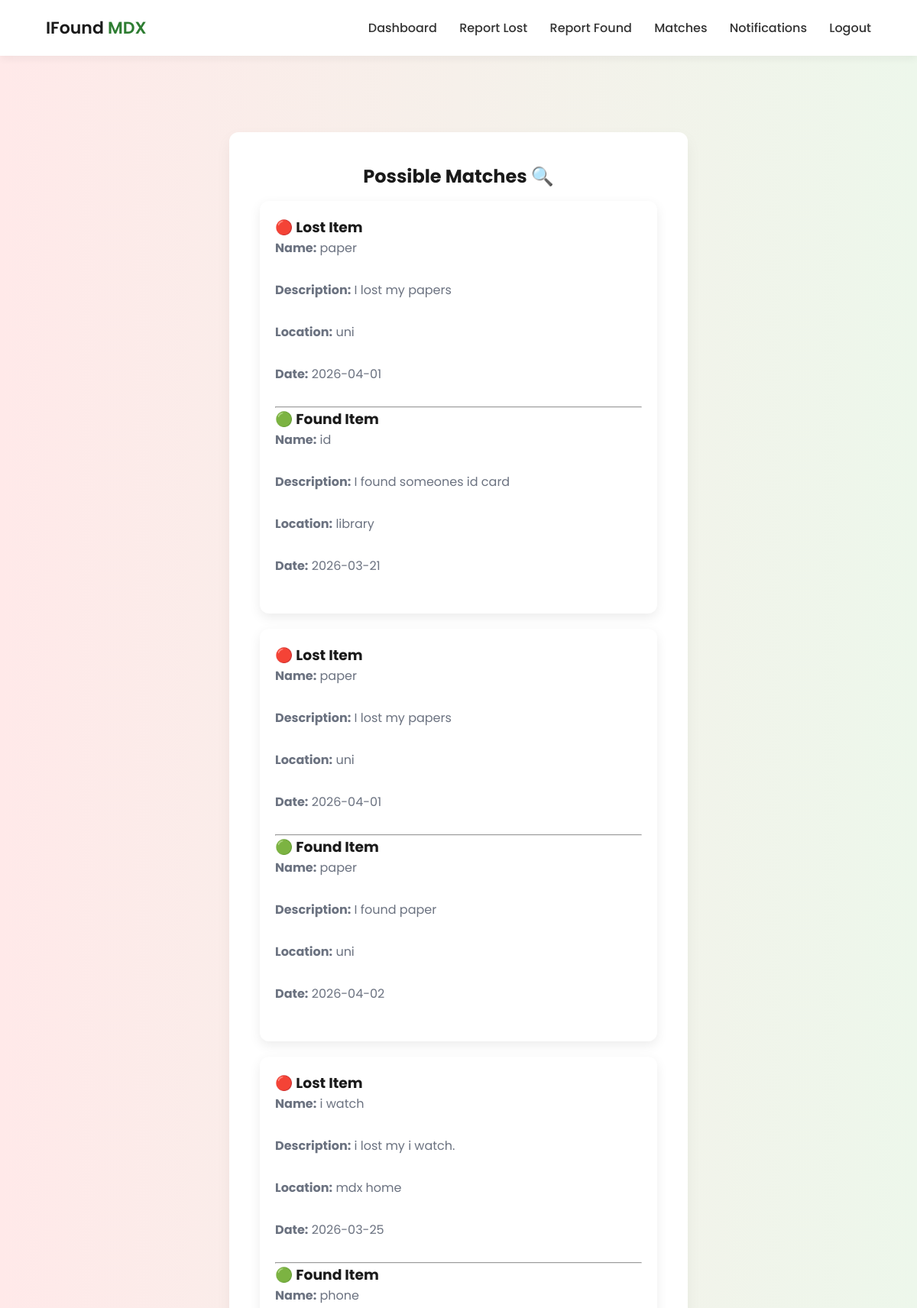
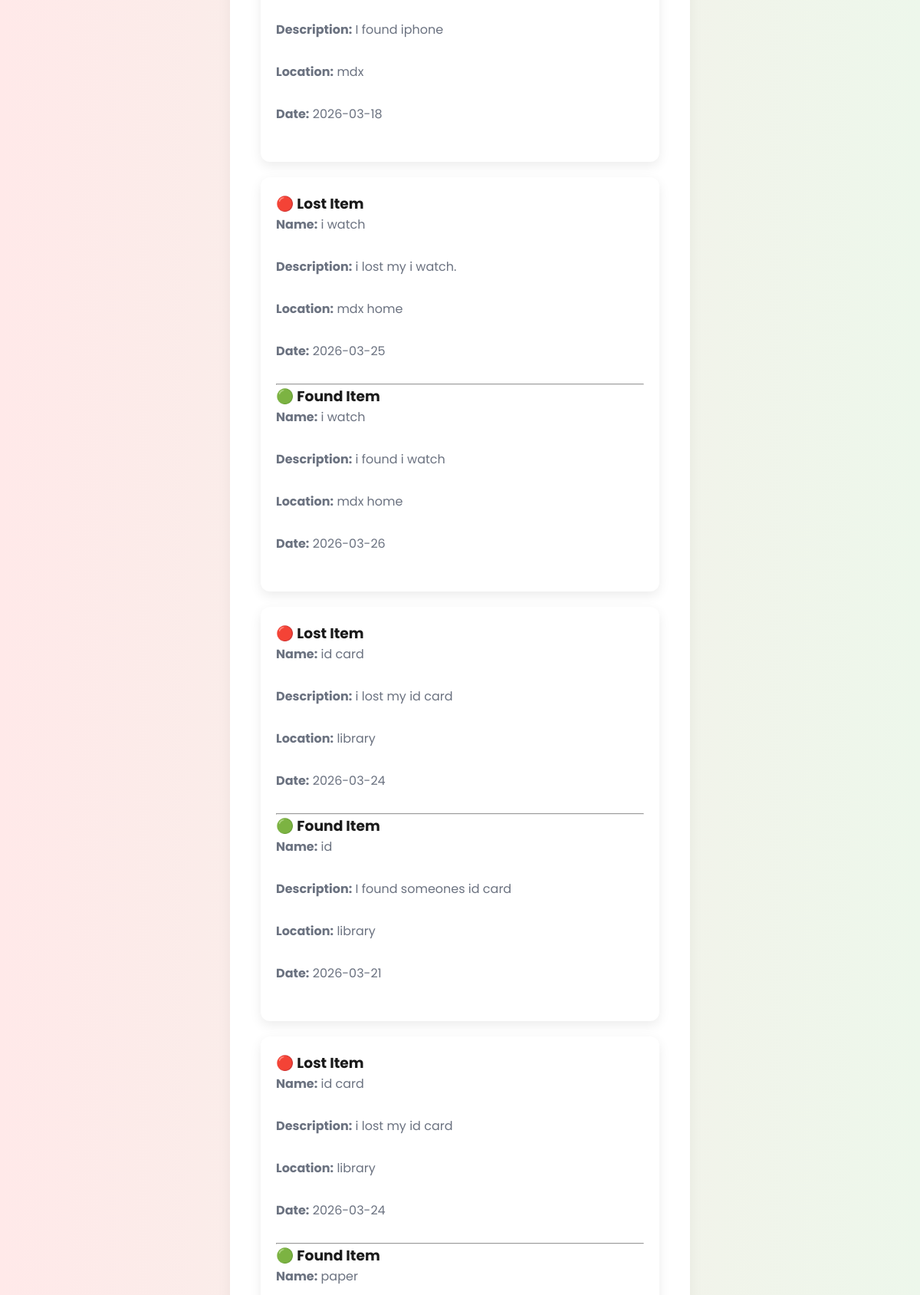
The page /matches.php (signed in, upper part) on the database its author committed (2 pictures, top to bottom).
### tables this page shows
CREATE TABLE `lost_items` (
  `lost_id` int(11) NOT NULL,
  `user_id` int(11) DEFAULT NULL,
  `item_name` varchar(100) DEFAULT NULL,
  `category` varchar(50) DEFAULT NULL,
  `description` text DEFAULT NULL,
  `location_lost` varchar(100) DEFAULT NULL,
  `date_lost` date DEFAULT NULL,
  `status` enum('open','matched','closed') DEFAULT 'open'
);

CREATE TABLE `found_items` (
  `found_id` int(11) NOT NULL,
  `user_id` int(11) DEFAULT NULL,
  `item_name` varchar(100) DEFAULT NULL,
  `category` varchar(50) DEFAULT NULL,
  `description` text DEFAULT NULL,
  `location_found` varchar(100) DEFAULT NULL,
  `date_found` date DEFAULT NULL,
  `status` enum('open','matched','closed') DEFAULT 'open'
);

### matches.php (the view, shortened to what this page needs)
<?php
require "config.php";
$user_id = $_SESSION["user_id"];
$sql = "
SELECT
    l.user_id AS lost_user,     -- owner of lost item
    f.user_id AS found_user,    -- owner of found item
    l.item_name AS lost_item,   -- lost item name
    l.description AS lost_desc,
    l.location_lost,
    l.date_lost,
    f.item_name AS found_item,  -- found item name
    f.description AS found_desc,
    f.location_found,
    f.date_found
FROM lost_items l
JOIN found_items f
ON l.category = f.category     -- basic matching condition (same category)
/* 🔹 Filter results:
   Only show matches related to current user
*/
WHERE l.user_id = '$user_id'
   OR f.user_id = '$user_id'
/* 🔹 Sort results (latest first) */
ORDER BY l.date_lost DESC
";
$result = mysqli_query($conn, $sql);
?>
<!DOCTYPE html>
<html lang="en">
<head>
<link rel="stylesheet" href="assets/style.css">
</head>
<body>
<div class="navbar">
    <div class="logo">IFound <span>MDX</span></div>
    <div class="nav-links">
        <a href="dashboard.php">Dashboard</a>
        <a href="report_lost.php">Report Lost</a>
        <a href="report_found.php">Report Found</a>
        <a href="matches.php">Matches</a>
        <a href="notifications.php">Notifications</a>
        <a href="logout.php">Logout</a>
    </div>
</div>
<div class="hero">
    <div class="dashboard-card">
        <h2>Possible Matches 🔍</h2>
        <?php if ($result && mysqli_num_rows($result) > 0) { ?>
            <?php while ($row = mysqli_fetch_assoc($result)) { ?>
                <div class="match-card">
                    <h3>🔴 Lost Item</h3>
                    <p><strong>Name:</strong> <?php echo $row["lost_item"]; ?></p>
                    <p><strong>Description:</strong> <?php echo $row["lost_desc"]; ?></p>
                    <p><strong>Location:</strong> <?php echo $row["location_lost"]; ?></p>
                    <p><strong>Date:</strong> <?php echo $row["date_lost"]; ?></p>
                    <hr>
                    <h3>🟢 Found Item</h3>
                    <p><strong>Name:</strong> <?php echo $row["found_item"]; ?></p>
                    <p><strong>Description:</strong> <?php echo $row["found_desc"]; ?></p>
                    <p><strong>Location:</strong> <?php echo $row["location_found"]; ?></p>
                    <p><strong>Date:</strong> <?php echo $row["date_found"]; ?></p>
                </div>
            <?php } ?>
        <?php } else { ?>
            <p>No matches found yet.</p>
        <?php } ?>
    </div>
</div>
</body>
</html>

### assets/style.css (style rules this page uses)
* { margin: 0; padding: 0; box-sizing: border-box; }
body { font-family: 'Poppins', sans-serif; background: linear-gradient(to right, #FFE9E9, #EDF7EB); color: #1A1A1A; }
.navbar { display: flex; justify-content: space-between; align-items: center; padding: 20px 60px; background: white; box-shadow: 0 4px 10px rgba(0,0,0,0.05); }
.logo { font-size: 22px; font-weight: 600; }
.logo span { color: #2E7D32; }
.nav-links a { margin-left: 25px; text-decoration: none; color: #333; font-weight: 500; }
.hero { display: flex; justify-content: center; padding: 100px 20px; }
.dashboard-card { background: white; padding: 40px; border-radius: 12px; max-width: 600px; text-align: center; box-shadow: 0 8px 20px rgba(0,0,0,0.05); }
.dashboard-card h2 { margin-bottom: 15px; }
.dashboard-card p { margin-bottom: 30px; color: #6B7280; }
.match-card { background: #fff; padding: 20px; margin-bottom: 20px; border-radius: 12px; box-shadow: 0 5px 15px rgba(0,0,0,0.08); text-align: left; }
.dashboard-card { width: 600px; margin: auto; }

### rows shown on the page
lost_items: item_name "paper", description "I lost my papers", location_lost "uni", date_lost "2026-04-01", found_items.item_name "id", found_items.description "I found someones id card", found_items.location_found "library", found_items.date_found "2026-03-21", found_items.item_name "paper", found_items.description "I found paper", found_items.location_found "uni", found_items.date_found "2026-04-02"
lost_items: item_name "i watch", description "i lost my i watch.", location_lost "mdx home", date_lost "2026-03-25", found_items.item_name "phone", found_items.description "I found iphone", found_items.location_found "mdx", found_items.date_found "2026-03-18", found_items.item_name "i watch", found_items.description "i found i watch", found_items.location_found "mdx home", found_items.date_found "2026-03-26"
lost_items: item_name "id card", description "i lost my id card", location_lost "library", date_lost "2026-03-24", found_items.item_name "id", found_items.description "I found someones id card", found_items.location_found "library", found_items.date_found "2026-03-21", found_items.item_name "paper"
